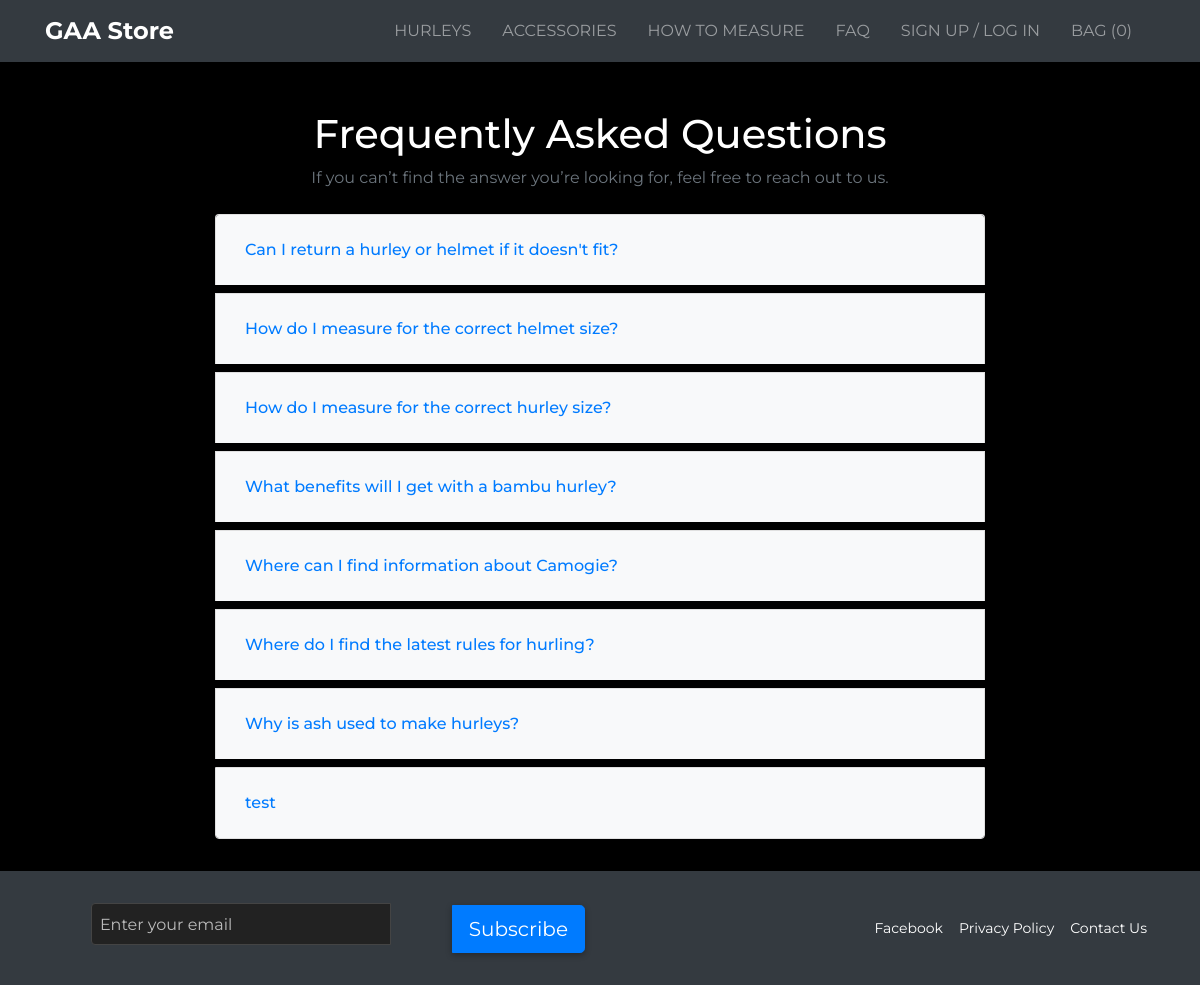
The app's page /faq/, older data.
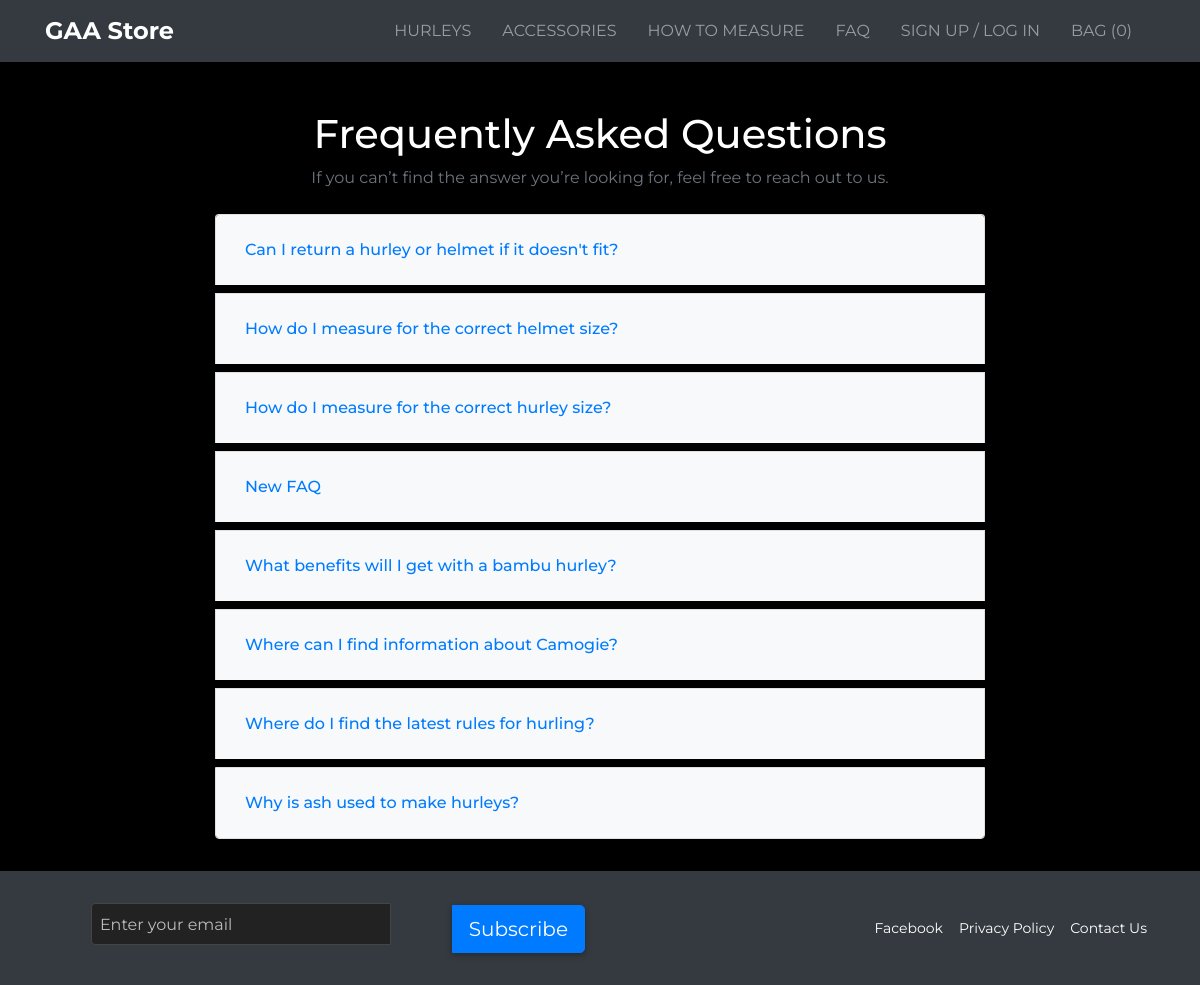
The same page, newer data.
### core/models.py (models this page shows, shortened)
class FAQ(models.Model):
    question = models.CharField(max_length=200)
    answer = models.TextField()
    sort_order = models.PositiveSmallIntegerField(
        default=0,
        help_text="Lower numbers appear first"
    )
    class Meta:
        ordering = ["sort_order", "question"]
        verbose_name = "FAQ"
        verbose_name_plural = "FAQs"

### core/views.py (the view)
# urls.py: path("", FaqListView.as_view(), name="faq_list"),
class FaqListView(ListView):
    model = FAQ
    template_name = "core/faq_list.html"
    context_object_name = "faqs"

### bag/context_processors.py (called while the page is built, shortened)
def bag_contents(request):
    bag_items = []
    total = 0
    product_count = 0
    bag = request.session.get('bag', {})
    if total < settings.FREE_DELIVERY_THRESHOLD:
        delivery = total * Decimal(settings.STANDARD_DELIVERY_PERCENTAGE / 100)
        free_delivery_delta = settings.FREE_DELIVERY_THRESHOLD - total
    else:
        delivery = 0
        free_delivery_delta = 0
    grand_total = total + delivery
    return {
        'bag_items': bag_items,
        'total': total,
        'product_count': product_count,
        'delivery': delivery,
        'free_delivery_delta': free_delivery_delta,
        'free_delivery_threshold': settings.FREE_DELIVERY_THRESHOLD,
        'grand_total': grand_total,
    }

def bag_count(request):
    bag = request.session.get('bag', {})
    count = sum(item.get('quantity', 0) for item in bag.values())
    return {'bag_count': count}

### core/templates/core/faq_list.html (shortened to what this page needs)
{% extends "base.html" %}
{% load static %}
{% block extra_css %}
  <link rel="stylesheet" href="{% static 'core/css/faq.css' %}">
{% endblock %}
{% block content %}
  <div class="container mt-5">
    <h1 class="text-center">Frequently Asked Questions</h1>
    <p class="text-center text-muted mb-4">
      If you can’t find the answer you’re looking for, feel free to reach out to us.
    </p>
    <div class="accordion" id="faqAccordion">
      {% for faq in faqs %}
        <div class="card mb-2">
          <div class="card-header d-flex justify-content-between align-items-center"
               id="heading{{ faq.pk }}">
            <h5 class="mb-0 flex-grow-1">
              <button class="btn btn-link text-left w-100" type="button"
                      data-toggle="collapse"
                      data-target="#collapse{{ faq.pk }}"
                      aria-expanded="false"
                      aria-controls="collapse{{ faq.pk }}">
                {{ faq.question }}
              </button>
            </h5>
          </div>
        </div>
      {% empty %}
        <p class="text-muted">No FAQs have been added yet.</p>
      {% endfor %}
    </div>
  </div>
{% endblock %}

### templates/base.html (shortened to what this page needs)
{% load static %}
<!DOCTYPE html>
<html lang="en">
  <head>
    <link rel="stylesheet" href="https://stackpath.bootstrapcdn.com/bootstrap/4.4.1/css/bootstrap.min.css" />
    <link href="//cdn-images.mailchimp.com/embedcode/classic-061523.css" rel="stylesheet" type="text/css" />
    <link rel="stylesheet" href="{% static 'css/base.css' %}" />
    <link rel="stylesheet" href="{% static 'css/products.css' %}" />
    {% block extra_css %}{% endblock %}
  </head>
  <body>
    <div class="d-flex flex-column min-vh-100">
      {% include 'includes/main-nav.html' %}
      <div class="wrapper flex-grow-1">
        <main>{% block content %}{% endblock %}</main>
      </div>
      <footer class="bg-dark text-white py-4">
        <div class="container">
          <div class="row align-items-center">
            <div class="col-md-6 mb-3 mb-md-0">
              <div id="mc_embed_signup">
                <form action="https://herokuapp.us18.list-manage.com/subscribe/post?u=9f358bb52fc3efa311e708802&amp;id=23b4851baa"
                      method="post"
                      id="mc-embedded-subscribe-form"
                      name="mc-embedded-subscribe-form"
                      class="validate d-flex flex-wrap align-items-center"
                      target="_blank"
                      novalidate>
                  <div id="mc_embed_signup_scroll" class="input-group input-group-lg">
                    <input type="email"
                          name="EMAIL"
                          class="required email form-control flex-grow-1 mb-2 mb-sm-0"
                          id="mce-EMAIL"
                          placeholder="Enter your email"
                          required>
                    <div class="input-group-append">
                      <button type="submit"
                              name="subscribe"
                              id="mc-embedded-subscribe"
                              class="button btn btn-primary ml-2">
                        Subscribe
                      </button>
                    </div>
                  </div>
                </form>
              </div>
            </div>
            <div class="col-md-6 text-md-right">
              <div class="d-flex justify-content-center justify-content-md-end">
                <a href="https://facebook.com"
                  class="text-white mx-2"
                  target="_blank"
                  rel="noopener noreferrer"
                  aria-label="Visit our Facebook page">
                  Facebook
                </a>
                <a href="{% url 'privacy_policy' %}"
                  class="text-white mx-2">
                  Privacy Policy
                </a>
                <a href="{% url 'core:contact_us' %}"
                  class="text-white mx-2"
                  aria-label="Contact us for enquiries">
                  Contact Us
                </a>
              </div>
            </div>
          </div>
        </div>
      </footer>
    </div>
  </body>
</html>

### templates/includes/main-nav.html (shortened to what this page needs)
<nav class="navbar navbar-expand-lg navbar-dark bg-dark">
  <div class="container">
    <a class="navbar-brand" href="/">GAA Store</a>
    <div class="collapse navbar-collapse" id="navbarNav">
      <ul class="navbar-nav ml-auto">
        <li class="nav-item">
          <a class="nav-link" href="/hurleys/">Hurleys</a>
        </li>
        <li class="nav-item">
          <a class="nav-link" href="/accessories/">Accessories</a>
        </li>
        <li class="nav-item">
          <a class="nav-link" href="{% url 'how_to_measure' %}">How to Measure</a>
        </li>
        <li class="nav-item">
          <a class="nav-link" href="{% url 'core:faq_list' %}">FAQ</a>
        </li>
        {% if user.is_authenticated %}
          <li class="nav-item">
            <a class="navbar-text mr-2 text-white" href="{% url 'profile' %}">
              Hello, {{ user.username }}
            </a>
          </li>
          <li class="nav-item">
            <a class="nav-link" href="{% url 'account_logout' %}">
              Log out
            </a>
          </li>
        {% else %}
          <li class="nav-item">
            <a class="nav-link" href="{% url 'account_login' %}">
              Sign Up / Log In
            </a>
          </li>
        {% endif %}
        <li class="nav-item">
          <a class="{% if grand_total %}text-info font-weight-bold{% else %}text-black{% endif %} nav-link" href="{% url 'view_bag' %}">
            Bag (<span id="bag-count">{{ bag_count }}</span>)
          </a>
        </li>
      </ul>
    </div>
  </div>
</nav>

### static/css/base.css (style rules this page uses)
html, body { height: 100%; margin: 0; padding: 0; }
body { font-family: 'Montserrat', sans-serif; background-color: #000; color: #fff; margin: 0; padding: 0; display: flex; flex-direction: column; min-height: 100vh; }
.wrapper { flex: 1; margin-bottom: 1.5rem; }
.navbar-brand { font-weight: 700; font-size: 1.5rem; }
.navbar-nav .nav-link { font-size: 1rem; text-transform: uppercase; margin-right: 15px; transition: color 0.3s ease; }
footer #mc_embed_signup { background: transparent !important; width: 100% !important; color: #fff; font-family: 'Montserrat', sans-serif; }
footer #mc_embed_signup_scroll { display: flex; flex-wrap: wrap; gap: 0.5rem; align-items: center; }
footer #mc_embed_signup input#mce-EMAIL { flex: 1 1 auto; min-width: 200px; padding: 0.5rem; border: 1px solid #444; border-radius: 4px 0 0 4px; background: #222; color: #fff; font-size: 1rem; }
footer .input-group-lg .form-control { border: 1px solid #444; border-right: none; border-radius: 0.25rem 0 0 0.25rem; background: #222; color: #fff; }
footer .input-group-lg .form-control::placeholder { color: #bbb; }
footer .input-group-lg .btn-primary { border-radius: 0 0.25rem 0.25rem 0; box-shadow: 0 2px 6px rgba(0, 0, 0, 0.3); transition: background-color 0.2s ease, transform 0.1s ease; }
footer { background-color: #111; color: #fff; padding-top: 0.75rem; padding-bottom: 0.75rem; font-size: 14px; }
footer .form-control { max-width: 300px; margin: 0 auto; }
footer .btn-primary { padding: 5px 15px; margin-top: 10px; font-size: 14px; }
footer .d-flex a { color: #fff; text-decoration: none; font-size: 14px; margin: 0 10px; transition: color 0.3s ease; }

### core/static/core/css/faq.css (style rules this page uses)
.accordion .card { border: 1px solid #e0e0e0; border-radius: 4px; overflow: hidden; transition: border-color 0.2s ease; }
.accordion .card + .card { margin-top: 0.5rem; }
.accordion .card-header { background-color: #f8f9fa; border-bottom: 1px solid #e0e0e0; transition: background-color 0.2s ease, border-bottom-color 0.2s ease; }
.accordion .btn-link { color: #007bff; font-weight: 500; text-decoration: none; width: 100%; text-align: left; }
.container.mt-5 { max-width: 800px; }
.card { border: 1px solid #e0e0e0; border-radius: 4px; overflow: hidden; transition: border-color 0.2s ease, box-shadow 0.2s ease; }
.card-header { background-color: #f8f9fa; border-bottom: 1px solid #e0e0e0; padding: 1rem; text-align: center; }

Row changes from the older to the newer data that the page shows:
removed FAQ: question "test"
added FAQ: question "New FAQ"
